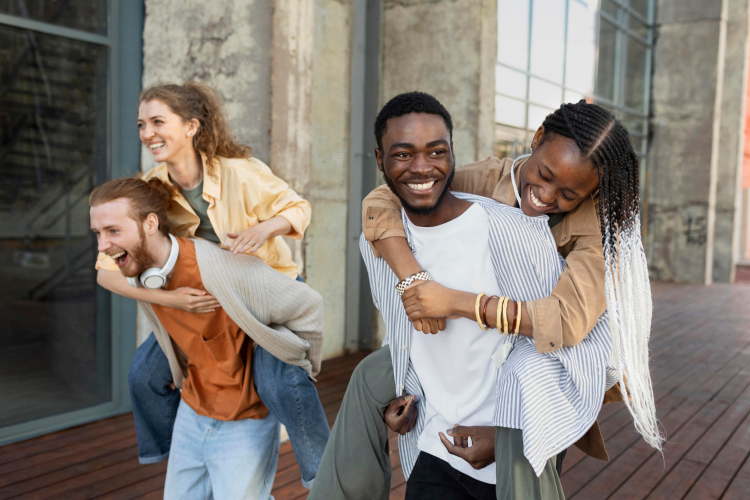
#> input picture Image.jpg, 1500 x 1000 px, found by its file name (shown at 1/2 size)
$ python helloOpenCV.py   (older library calls are emulated)
#> lines starting #> are read from the running program, lines starting #| are printed output that depends on the picture; after the words box and inside, x2 and y2 are one past the last pixel; in counts of white or black regions, pixels touching at a corner belong together
import cv2
import sys

# 사진과 얼굴의 어떤 부분을 인식할까요?
imagePath = "C:/Users/msaca/assignment/opencvWithPython/Image.jpg" # 이미지 파일의 경로
cascPath = "haarcascade_frontalface_default.xml"

# haar cascade를 결정합니다
faceCascade = cv2.CascadeClassifier(cascPath)

# 화면에 띄울 윈도우 창을 만듭니다
title1, title2, title3 = 'image', 'Face_rectangle', 'Face_circle'
cv2.namedWindow(title1, cv2.WINDOW_NORMAL)
cv2.namedWindow(title2, cv2.WINDOW_NORMAL)
cv2.namedWindow(title3, cv2.WINDOW_NORMAL)

# 이미지를 읽어와 흑백사진으로 전환합니다
image = cv2.imread(imagePath)
#> image is the input picture: shape (1000, 1500, 3); mean B, G, R 115.7, 123.2, 131.4
image1 = image.copy() # 원본 이미지를 복제
image2 = image.copy()

if image is None:  # 이미지를 읽을 수 없을 때 출력됨
    raise Exception(" 이미지 파일을 읽을 수 없습니다. 파일의 경로를 정확하게 입력해주세요. ")

gray = cv2.cvtColor(image, cv2.COLOR_BGR2GRAY)
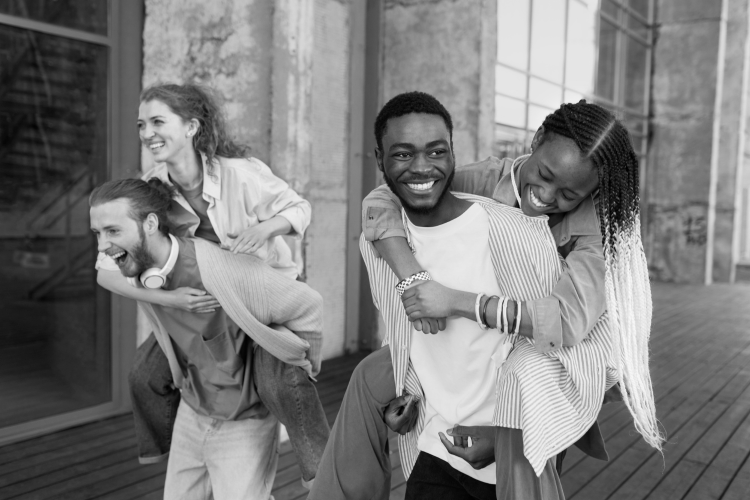
#> gray: shape (1000, 1500) (shown at 1/2 size); min 0, max 251, mean 124.8


# 흑백사진 상태에서 얼굴을 탐지합니다
faces = faceCascade.detectMultiScale(
    gray,
    scaleFactor=1.1,
    minNeighbors=10,
    minSize=(30, 30)
    # flags = cv2.cv.CV_HAAR_SCALE_IMAGE
)
#> faces = [[244, 202, 116, 116], [155, 424, 108, 108], [757, 239, 165, 165]]

# 몇개의 얼굴을 찾았는지 말합니다
print("Found {0} faces!".format(len(faces)))
#| Found 3 faces!

# 얼굴에 초록색 사각형 그려주기 -> RGB (0, 255, 0)
for (x, y, w, h) in faces:
    cv2.rectangle(image1, (x, y), (x+w, y+h), (0, 255, 0), 2)
#> this loop made 3 passes
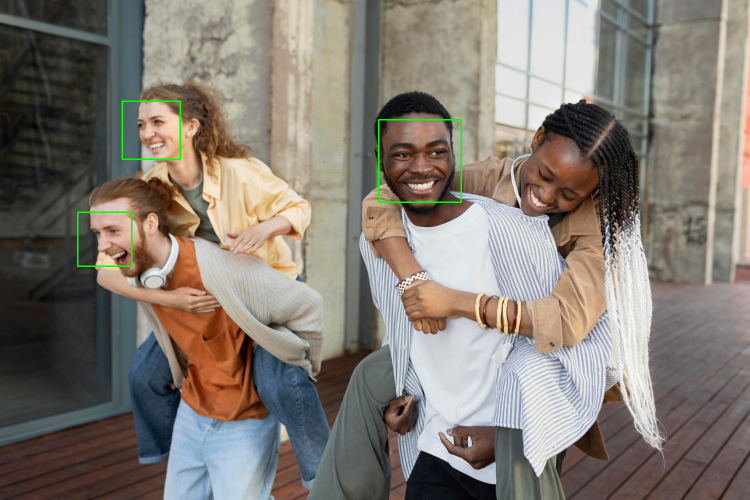
#> image1: shape (1000, 1500, 3) (shown at 1/2 size); 0.31% of pixels changed, all inside (x1, y1, x2, y2) = (154, 201, 924, 534)

# 얼굴에 빨간색 원 그려주기 -> RGB (0, 0, 255)
for (x, y, w, h) in faces:
    cv2.circle(image2,(x+int(w/2),y+int(h/2)), int(w/1.5), (0,0,255), 2)
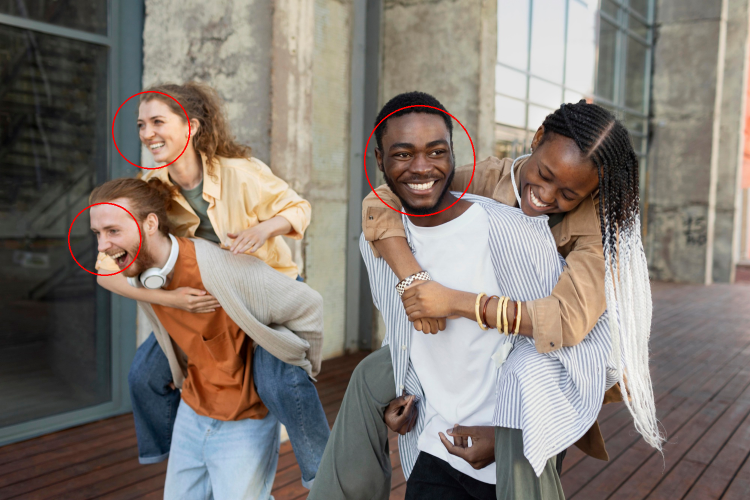
#> image2: shape (1000, 1500, 3) (shown at 1/2 size); 0.33% of pixels changed, all inside (x1, y1, x2, y2) = (136, 182, 951, 552)

# 얼굴에 사각형을 친 사진을 출력합니다
cv2.imwrite("Faces_rectangle.png", image1)
cv2.imwrite("Faces_circle.png", image2)

# 윈도우 창을 띄웁니다
cv2.imshow(title1, image)
cv2.imshow(title2, image1)
cv2.imshow(title3, image2)
# 윈도우 창의 위치를 변경합니다
cv2.moveWindow(title1, 0, 0)
cv2.moveWindow(title2, 0, 340)
cv2.moveWindow(title3, 480, 340)
# 윈도우 창의 크기를 조절합니다.
cv2.resizeWindow(title1, 450, 300)
cv2.resizeWindow(title2, 450, 300)
cv2.resizeWindow(title3, 450, 300)
cv2.waitKey(0)
